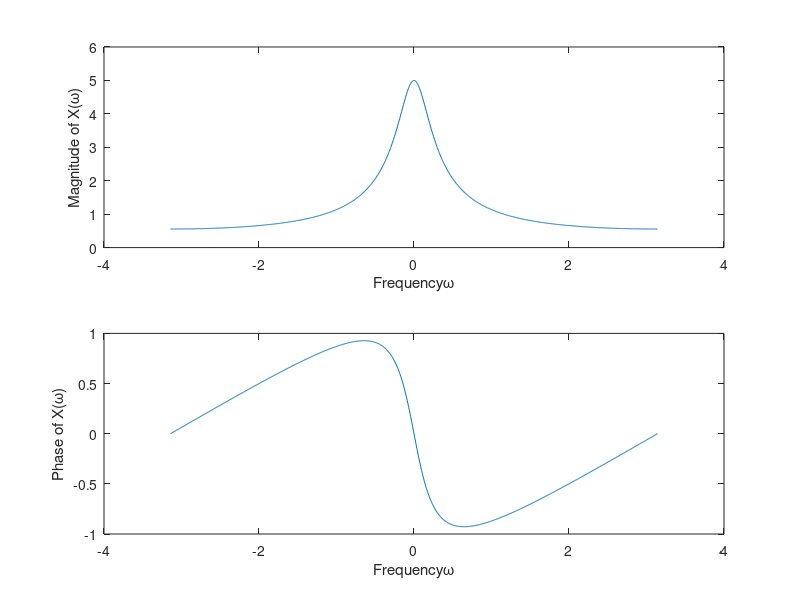

Source code (MATLAB):
clc
close all
clear all
b=[1];
a=[1,-0.8];
w=-pi:pi/512:pi;
[Xw]=freqz(b,a,w);
subplot(2,1,1);
plot(w,abs(Xw));
xlabel('Frequency\omega');
ylabel('Magnitude of X(\omega)');

subplot(2,1,2);
plot(w,angle(Xw));
xlabel('Frequency\omega');
ylabel('Phase of X(\omega)');